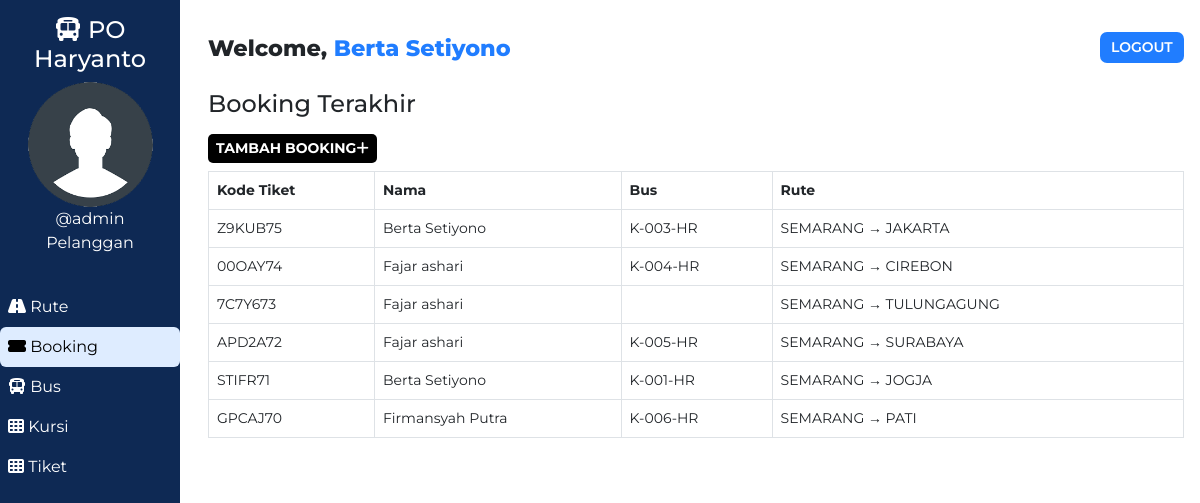
The app's page /customer/booking.php (signed in) with its own data.
### tables this page shows
CREATE TABLE `users` (
  `user_id` int(11) NOT NULL,
  `user_fullname` varchar(100) NOT NULL,
  `user_name` varchar(30) NOT NULL,
  `user_password` varchar(255) NOT NULL,
  `user_created` datetime NOT NULL DEFAULT current_timestamp(),
  `role` varchar(11) NOT NULL
);

CREATE TABLE `bookings` (
  `id` int(100) NOT NULL,
  `booking_id` varchar(255) NOT NULL,
  `customer_id` varchar(255) NOT NULL,
  `route_id` varchar(255) NOT NULL,
  `customer_route` varchar(200) NOT NULL,
  `booked_amount` int(100) NOT NULL,
  `booked_seat` varchar(100) NOT NULL,
  `booking_created` datetime NOT NULL DEFAULT current_timestamp()
);

CREATE TABLE `customers` (
  `id` int(100) NOT NULL,
  `customer_id` varchar(255) NOT NULL,
  `customer_name` varchar(30) NOT NULL,
  `customer_phone` varchar(10) NOT NULL,
  `customer_created` datetime NOT NULL DEFAULT current_timestamp()
);

CREATE TABLE `routes` (
  `id` int(100) NOT NULL,
  `route_id` varchar(255) NOT NULL,
  `bus_no` varchar(155) NOT NULL,
  `route_cities` varchar(255) NOT NULL,
  `route_dep_date` date NOT NULL,
  `route_dep_time` time NOT NULL,
  `route_step_cost` int(100) NOT NULL,
  `route_created` datetime NOT NULL DEFAULT current_timestamp()
);

### assets/partials/_functions.php (called while the page is built, shortened)
<?php
    function get_from_table($conn, $table, $primaryKey, $pKeyValue, $toget)
    {
        $sql = "SELECT * FROM $table WHERE $primaryKey='$pKeyValue'";
        $result = mysqli_query($conn, $sql);
        $row = mysqli_fetch_assoc($result);
        if($row)
        {
            return $row["$toget"];
        }
        return false;
    }
?>

### customer/booking.php (the view, shortened to what this page needs)
<!DOCTYPE html>
<html lang="en">
<head>
    <link href="https://cdn.jsdelivr.net/npm/bootstrap@5.0.1/dist/css/bootstrap.min.css" rel="stylesheet">
    <?php
        $page="booking";
    ?>
</head>
<body>
    <?php require '../assets/partials/_cust-header.php';?>
        <?php
            $resultSql = "SELECT * FROM `bookings` ORDER BY booking_created DESC";
            $resultSqlResult = mysqli_query($conn, $resultSql);
            if(!mysqli_num_rows($resultSqlResult)){ ?>
                <div class="container mt-4">
                    <div id="noCustomers" class="alert alert-dark " role="alert">
                        <h1 class="alert-heading">Tidak ada booking</h1>
                        <p class="fw-light">Booking untuk pertama kalinya</p>
                        <hr>
                        <div id="addCustomerAlert" class="alert alert-success" role="alert">
                                Klik <button id="add-button" class="button btn-sm"type="button"data-bs-toggle="modal" data-bs-target="#addModal">Tambah <i class="fas fa-plus"></i></button> Tambah Booking!
                        </div>
                    </div>
                </div>
            <?php }
            else { ?>
            <section id="booking">
                <div id="head" class="mb-3">
                    <h4>Booking Terakhir</h4>
                </div>
                <div id="booking-results">
                    <div>
                        <button id="add-button" class="button btn-sm text-center" type="button"data-bs-toggle="modal" data-bs-target="#addModal">Tambah Booking<i class="fas fa-plus"></i></button>
                    </div>
                    <table class="table table-hover table-bordered">
                        <thead>
                            <th>Kode Tiket</th>
                            <th>Nama</th>
                            <th>Bus</th>
                            <th>Rute</th>
                        </thead>
                        <?php
                            while($row = mysqli_fetch_assoc($resultSqlResult))
                            {
                                $customer_id = $row["customer_id"];
                                $route_id = $row["route_id"];
                                $pnr = $row["booking_id"];
                                $customer_name = get_from_table($conn, "customers","customer_id", $customer_id, "customer_name");
                                $bus_no = get_from_table($conn, "routes", "route_id", $route_id, "bus_no");
                                $route = $row["customer_route"];
                        ?>
                        <tr>
                            <td>
                                <?php
                                    echo $pnr;
                                ?>
                            </td>
                            <td>
                                <?php
                                    echo $customer_name;
                                ?>
                            </td>
                            <td>
                                <?php
                                    echo $bus_no;
                                ?>
                            </td>
                            <td>
                                <?php
                                    echo $route;
                                ?>
                            </td>
                        </tr>
                        <?php
                        }
                    ?>
                    </table>
                </div>
            </section>
            <?php } ?>
        </div>
    </main>
</body>
</html>

### assets/partials/_cust-header.php (shortened to what this page needs)
<?php
    require '_functions.php';
    $conn = db_connect();
    $user_id = $_SESSION['user_id'];
    $sql = "SELECT * FROM users WHERE user_id = $user_id";
    $result = mysqli_query($conn, $sql);
    if($row = mysqli_fetch_assoc($result))
    {
        $user_fullname = $row["user_fullname"];
        $user_name = $row["user_name"];
    }
?>
    <main id="container">
        <div id="sidebar">
            <h4><i class="fas fa-bus"></i> PO Haryanto </h4>
            <div>
                <img class="adminDp" src="../assets/img/userav-min.png" height="125px" alt="Admin Profile Pic">
                <p>
                    <?php  echo '@'.$user_name;  ?>
                </p>
                <p>Pelanggan</p>
            </div>
            <ul id="options">
                <li class="option <?php if($page=='route'){ echo 'active';}?>">
                    <a href="./route.php">
                    <i class="fas fa-road"></i> Rute
                    </a>
                </li>
                <li class="option <?php if($page=='booking'){ echo 'active';}?>">
                    <a href="./booking.php">
                    <i class="fas fa-ticket-alt"></i> Booking
                    </a>
                </li>
                <li class="option <?php if($page=='bus'){ echo 'active';}?>">
                    <a href="./bus.php">
                    <i class="fas fa-bus"></i> Bus
                    </a>
                </li>
                <li class="option <?php if($page=='seat'){ echo 'active';}?>">
                    <a href="./seat.php">
                    <i class="fas fa-th"></i> Kursi
                    </a>
                </li>
                <li class="option <?php if($page=='seat'){ echo 'active';}?>">
                    <a href="./kode_tiket.php">
                    <i class="fas fa-th"></i> Tiket
                    </a>
                </li>
            </ul>
        </div>
        <div id="main-content">
            <section id="welcome">
                <ul>
                    <li class="welcome-item">Welcome,
                        <span id="USER">
                            <?php
                                echo $user_fullname;
                            ?>
                        </span>
                    </li>
                    <li class="welcome-item">
                        <button id="logout" class="btn-sm">
                            <a href="../assets/partials/_logout.php">LOGOUT</a>
                        </button>
                    </li>
                </ul>
            </section>

### assets/styles/admin.php (style rules this page uses)
body { margin: 0; box-sizing: border-box; font-family: 'Montserrat', sans-serif; background-color: white; }
html { scroll-behavior: smooth; }
*, *::after, *::before { box-sizing: inherit; }
#USER { color: #207DFF; }
.adminDp { border-radius: 50%; }
#welcome { background-color: white; }
#welcome ul { display: flex; justify-content: space-between; list-style-type: none; padding: 0; margin: 0; }
#welcome li { margin: 0 1rem; padding: 0.5rem 0; }
#welcome li:first-child { font-weight: 800; font-size: 1.4rem; }
#logout { padding: 0.3rem 0.7rem; background-color: #207DFF; font-weight: 600; outline: none; border: none; border-radius: 7px; }
#logout a { color: white; text-decoration: none; }
@media only screen and (min-width:1000px) { #sidebar { text-align: center; background-color: #0E2954; color: white; width: 15%; position: fixed; top: 0%; padding-top: 1rem; z-index: 2; height: 100vh; } }
@media only screen and (min-width:1000px) { #sidebar p { margin: 0; } }
@media only screen and (min-width:1000px) { #sidebar ul { margin-top: 2rem; } }
@media only screen and (min-width:1000px) { #options { list-style-type: none; text-align: left; padding-left: 0; } }
@media only screen and (min-width:1000px) { .option a { display: block; padding: 0.5rem; text-decoration: none; color: inherit; border-radius: 6px; } }
@media only screen and (min-width:1000px) { .active { background-color:#DEECFF; color:black; border-radius: 6px; } }
@media only screen and (min-width:1000px) { #main-content { margin-left: 16%; } }

### assets/styles/admin-options.php (style rules this page uses)
* { font-family: Montserrat; }
#booking #head, #customer #head, #route #head, #seat #head, #bus #head { padding-top: 1rem; }
#booking, #customer, #route, #bus, #seat { padding: 0 1rem; }
#booking-results > div, #customer-results > div, #route-results > div, #bus-results > div { margin-bottom: 0.5rem; }
#booking-results button, #customer-results button, #route button, #bus-results button { border-radius: 5px; }
.button { border: none; font-weight: bold; text-transform: uppercase; }
#add-button { background-color: black; color: white; }
table { font-size: 14px; }
table th,td { padding-left: 0.3rem; }

### records on screen
users: user_name "admin", user_fullname "Berta Setiyono"
bookings: booking "Z9KUB75", customer.customer_name "Berta Setiyono", route.bus_no "K-003-HR", customer_route "SEMARANG → JAKARTA"
bookings: booking "00OAY74", customer.customer_name "Fajar ashari", route.bus_no "K-004-HR", customer_route "SEMARANG → CIREBON"
bookings: booking "7C7Y673", customer.customer_name "Fajar ashari", customer_route "SEMARANG → TULUNGAGUNG"
bookings: booking "APD2A72", customer.customer_name "Fajar ashari", route.bus_no "K-005-HR", customer_route "SEMARANG → SURABAYA"
bookings: booking "STIFR71", customer.customer_name "Berta Setiyono", route.bus_no "K-001-HR", customer_route "SEMARANG → JOGJA"
bookings: booking "GPCAJ70", customer.customer_name "Firmansyah Putra", route.bus_no "K-006-HR", customer_route "SEMARANG → PATI"
